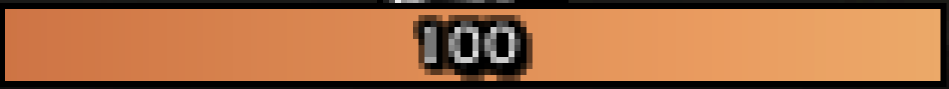
#> input picture data/templates/ui/focus_bar.png, 1898 x 178 px (shown at 1/2 size)
$ python -i vision_utils.py   (imports and definitions only)
#> lines starting #> are read from the running program, lines starting #| are printed output that depends on the picture; after the words box and inside, x2 and y2 are one past the last pixel; in counts of white or black regions, pixels touching at a corner belong together
### src/utils/logging.py
"""
Logging system for the WoW Bot.

This module provides a comprehensive logging system with:
1. Multiple log levels (TRACE, DEBUG, INFO, WARNING, ERROR, CRITICAL)
2. Multiple categories (Control, Combat, Navigation, ML, System)
3. Configurable output (console and file)
4. Log rotation and retention
"""
import logging
import os
import sys
from datetime import datetime
from enum import Enum
from logging.handlers import RotatingFileHandler, TimedRotatingFileHandler
from pathlib import Path
from typing import Dict, List, Optional, Union

from src.utils.config import get_config

# Create a TRACE level (more detailed than DEBUG)
TRACE_LEVEL = 5
logging.addLevelName(TRACE_LEVEL, "TRACE")


class LogCategory(Enum):
    """Categories for logging to allow filtering and organization."""
    SYSTEM = "SYSTEM"       # Core system logs
    CONTROL = "CONTROL"     # Control flow
    COMBAT = "COMBAT"       # Combat-related activities
    NAVIGATION = "NAV"      # Movement and pathing
    ML = "ML"               # Machine learning
    VISION = "VISION"       # Vision and recognition
    API = "API"             # API and external communication
    UI = "UI"               # User interface
    CONFIG = "CONFIG"       # Configuration-related logs
    ERROR = "ERROR"         # Error handling and recovery


class ColorFormatter(logging.Formatter):
    """
    Formatter that adds colors to log messages based on their level.
    Only applies colors when outputting to a terminal.
    """
    # ANSI color codes
    COLORS = {
        'TRACE': '\033[35m',     # Magenta
        'DEBUG': '\033[36m',     # Cyan
        'INFO': '\033[32m',      # Green
        'WARNING': '\033[33m',   # Yellow
        'ERROR': '\033[31m',     # Red
        'CRITICAL': '\033[41m',  # Red background
        'RESET': '\033[0m',      # Reset
        # Category colors
        'SYSTEM': '\033[37m',    # White
        'CONTROL': '\033[36m',   # Cyan
        'COMBAT': '\033[31m',    # Red
        'NAV': '\033[32m',       # Green
        'VISION': '\033[35m',    # Magenta
        'API': '\033[34m',       # Blue
        'UI': '\033[33m',        # Yellow
        'CONFIG': '\033[37m',    # White
        'ERROR': '\033[31m',     # Red
    }

    # [43 lines left out: functions __init__, format, not called in this run]


class BotLogger:
    """
    Logger for the WoW Bot that supports multiple levels and categories.
    """
    # Singleton instance
    _instance = None

    def __new__(cls, *args, **kwargs):
        """Ensure only one instance exists (singleton pattern)."""
        if cls._instance is None:
            cls._instance = super(BotLogger, cls).__new__(cls)
            cls._instance._initialized = False
        return cls._instance

    def __init__(self, config_path: Optional[Union[str, Path]] = None):
        """
        Initialize the logger.

        Args:
            config_path: Path to the configuration file
        """
        # Only initialize once (singleton pattern)
        if self._initialized:
            return

        self._initialized = True
        self._loggers: Dict[str, logging.Logger] = {}
        self._default_category = LogCategory.SYSTEM

        # Configure the logger from configuration
        self.configure(config_path)
#> (the call stopped at in configure, `log_level = get_config('system.log_level', 'INFO').upper()`: src is not available in this run)
#> further down, picture is the input picture: shape (178, 1898, 3); mean B, G, R 67.8, 108.5, 167

    def configure(self, config_path: Optional[Union[str, Path]] = None) -> None:
        """
        Configure the logger based on the configuration.

        Args:
            config_path: Path to the configuration file
        """
        # Get logging configuration
        log_level = get_config('system.log_level', 'INFO').upper()
        log_dir = get_config('system.log_dir', './logs')
        console_logging = get_config('system.logging.console', True)
        file_logging = get_config('system.logging.file', True)
        max_log_size_mb = get_config('system.logging.max_size_mb', 10)
        backup_count = get_config('system.logging.backup_count', 5)

        # Make sure log directory exists
        if file_logging and log_dir:
            os.makedirs(log_dir, exist_ok=True)

        # Convert string log level to int
        numeric_level = getattr(logging, log_level, None)
        if not isinstance(numeric_level, int):
            if log_level == 'TRACE':
                numeric_level = TRACE_LEVEL
            else:
                numeric_level = logging.INFO
                print(f"Invalid log level: {log_level}, defaulting to INFO")

        # Create the root logger
        root_logger = logging.getLogger('wow_bot')
        root_logger.setLevel(numeric_level)

        # Clear existing handlers
        for handler in root_logger.handlers[:]:
            root_logger.removeHandler(handler)

        # Add handlers based on configuration
        handlers = []

        # Console handler
        if console_logging:
            console_handler = logging.StreamHandler()
            console_handler.setLevel(numeric_level)
            console_format = "%(asctime)s - %(levelname)-8s %(category_str)s - %(message)s"
            console_formatter = ColorFormatter(console_format, datefmt="%H:%M:%S")
            console_handler.setFormatter(console_formatter)
            handlers.append(console_handler)

        # File handler
        if file_logging:
            # Ensure log directory exists
            os.makedirs(log_dir, exist_ok=True)

            # Log file paths
            log_file = os.path.join(log_dir, 'wow_bot.log')
            error_log_file = os.path.join(log_dir, 'error.log')

            # Regular log file (rotating by size)
            file_handler = RotatingFileHandler(
                log_file,
                maxBytes=max_log_size_mb * 1024 * 1024,
                backupCount=backup_count
            )
            file_handler.setLevel(numeric_level)

            # Error log file (rotating daily)
            error_file_handler = TimedRotatingFileHandler(
                error_log_file,
                when='midnight',
                interval=1,
                backupCount=backup_count * 2
            )
            error_file_handler.setLevel(logging.ERROR)

            # Set formatters
            file_format = "%(asctime)s - %(levelname)-8s %(category_str)s - %(message)s"
            file_formatter = logging.Formatter(file_format, datefmt="%Y-%m-%d %H:%M:%S")

            file_handler.setFormatter(file_formatter)
            error_file_handler.setFormatter(file_formatter)

            handlers.append(file_handler)
            handlers.append(error_file_handler)

        # Add all handlers to the root logger
        for handler in handlers:
            root_logger.addHandler(handler)

        # Store the root logger
        self._loggers['root'] = root_logger

        # Configure category loggers
        for category in LogCategory:
            self._create_category_logger(category)

    # [96 lines left out: functions _create_category_logger, get_logger, trace, debug, info, warning and 3 more, not called in this run]


# Create a singleton instance
bot_logger = BotLogger()

# Convenience functions
def get_logger(category: Optional[Union[str, LogCategory]] = None) -> logging.Logger:
    """Get a logger for the specified category."""
    return bot_logger.get_logger(category)

def trace(msg: str, category: Optional[Union[str, LogCategory]] = None, *args, **kwargs):
    """Log a message at TRACE level."""
    bot_logger.trace(msg, category, *args, **kwargs)

def debug(msg: str, category: Optional[Union[str, LogCategory]] = None, *args, **kwargs):
    """Log a message at DEBUG level."""
    bot_logger.debug(msg, category, *args, **kwargs)

def info(msg: str, category: Optional[Union[str, LogCategory]] = None, *args, **kwargs):
    """Log a message at INFO level."""
    bot_logger.info(msg, category, *args, **kwargs)

def warning(msg: str, category: Optional[Union[str, LogCategory]] = None, *args, **kwargs):
    """Log a message at WARNING level."""
    bot_logger.warning(msg, category, *args, **kwargs)

def error(msg: str, category: Optional[Union[str, LogCategory]] = None, *args, **kwargs):
    """Log a message at ERROR level."""
    bot_logger.error(msg, category, *args, **kwargs)

def critical(msg: str, category: Optional[Union[str, LogCategory]] = None, *args, **kwargs):
    """Log a message at CRITICAL level."""
    bot_logger.critical(msg, category, *args, **kwargs)

def exception(msg: str, category: Optional[Union[str, LogCategory]] = None, *args, **kwargs):
    """Log an exception at ERROR level, including the stack trace."""
    bot_logger.exception(msg, category, *args, **kwargs)

def configure(config_path: Optional[Union[str, Path]] = None) -> None:
    """Reconfigure the logger."""
    bot_logger.configure(config_path)

### src/vision/utils/vision_utils.py
"""
Vision utilities for the WoW Bot.

This module provides helper functions for image processing
and vision-related tasks used by the detectors.
"""
import os
import cv2
import numpy as np
from typing import List, Tuple, Dict, Optional, Any, Union
import time

from src.utils.logging import debug, warning, LogCategory
from src.vision.models.detection_result import BoundingBox


# [205 lines left out: functions load_template, match_template, detect_color_regions, extract_text_region, not called in this run]


def compute_frame_histogram(frame: np.ndarray,
                          mask: Optional[np.ndarray] = None) -> np.ndarray:
    """
    Compute color histogram for a frame.

    Args:
        frame: The input frame
        mask: Optional mask to only include certain areas

    Returns:
        Normalized histogram array
    """
    # Convert to HSV color space (better for color analysis)
    hsv = cv2.cvtColor(frame, cv2.COLOR_BGR2HSV)
#> hsv: shape (178, 1898, 3); mean H, S, V 10.6, 118.3, 167

    # Compute histogram
    hist = cv2.calcHist([hsv], [0, 1], mask, [30, 32], [0, 180, 0, 256])
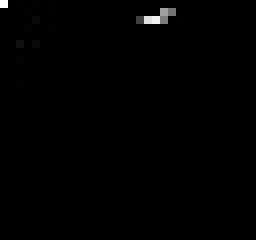
#> hist: shape (30, 32) float32 (shown 8 times larger); min 0, max 68658, mean 351.9; drawn with min black and max white

    # Normalize histogram
    cv2.normalize(hist, hist, 0, 1, cv2.NORM_MINMAX)
#> hist: shape (30, 32) float32; 3.96% of pixels changed, all inside (x1, y1, x2, y2) = (0, 0, 23, 28)

    return hist


# [143 lines left out: functions compare_histograms, find_circles, draw_detections, not called in this run]

>>> import cv2
>>> picture = cv2.imread('../../../data/templates/ui/focus_bar.png')
>>> result = compute_frame_histogram(picture)
